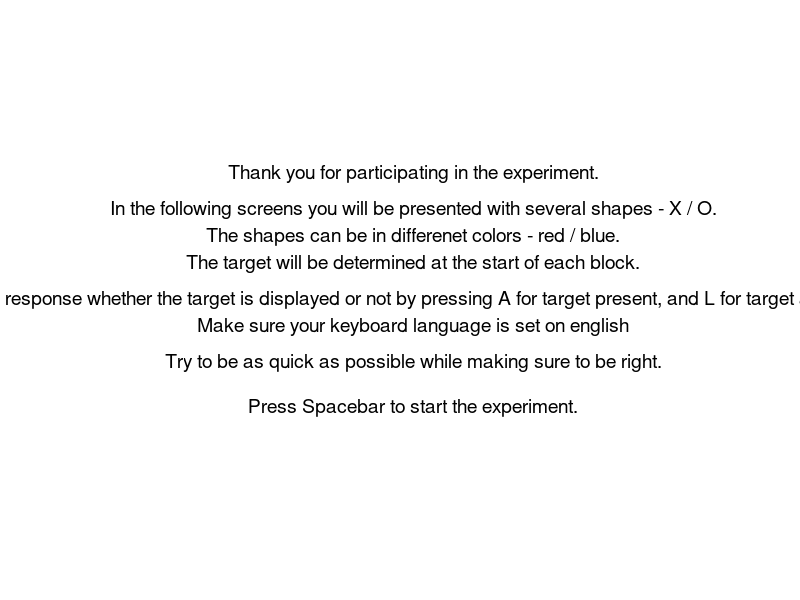

Recreate this plot in MATLAB. (Note: this script raises an error after producing the figure.)
clc; clear;
%% figure def
H = figure('units','normalized','position' ,[0 0 1 1]);
set(H,'Name','Visual Search Experiment');
set(H,'MenuBar','none');
set(H,'ToolBar','none');
set(H,'Color','w');
fontsize = 20;
axis off
inst = text(0.5,0.5,...
    {'Thank you for participating in the experiment.'  ' '  'In the following screens you will be presented with several shapes - X / O.'...
    'The shapes can be in differenet colors - red / blue.' 'The target will be determined at the start of each block.'...
    ' ' 'You are asked to response whether the target is displayed or not by pressing A for target present, and L for target absent on keyboard.'...
    'Make sure your keyboard language is set on english' ' ' 'Try to be as quick as possible while making sure to be right.' ...
    ' ' ' ' 'Press Spacebar to start the experiment.'}...
    ,'HorizontalAlignment' , 'center','FontSize',14);
space_to_continue;
clf;
%% experiment parameters
num_of_blocks = 8;
num_of_trails = 30;
max_time_in_sec = 4;
min_time_in_sec = 0.1;
min_correct_ans_per_block = 10;

cond = ["conj","feat"];
set_sizes = [4,8,12,16];
stimuli_shape = ["X", "O"];
color_vec = ["b","r"];

%% creating all data struct
Expirament = build_struct(num_of_blocks,cond,set_sizes,num_of_trails);
block_order = randperm(num_of_blocks);

%% collect data
for i = block_order   
    cur_block_name = (char("B"+i));
    Expirament.(cur_block_name) = run_block(Expirament.(cur_block_name),stimuli_shape,color_vec,num_of_trails);
end

%% pre processing

for i = 1:num_of_blocks
    cur_block_name = (char("B"+i));
    [Expirament.(cur_block_name),has_passed] = is_valid_block(Expirament.(cur_block_name),...
        min_correct_ans_per_block,max_time_in_sec,min_time_in_sec);
%     if has_passed == 0
%         error('not enough data');
%     end
end

%% Analisys

for i = 1:num_of_blocks
    cur_block_name = (char("B"+i));
    Cur_block = Expirament.(cur_block_name);
    
    target_trails = get_sub_vec_intersect(Cur_block.passed, 1,Cur_block.has_target, 1);     
    no_target_trails = get_sub_vec_intersect(Cur_block.passed, 1,Cur_block.has_target, 0);
    
    Cur_block = calc_mean_sd_per_cond(Cur_block,target_trails);
    Cur_block = calc_mean_sd_per_cond(Cur_block,no_target_trails);
    
    Expirament.(cur_block_name) = Cur_block;
    [r_with_target,p_with_target] = calculat_pval_cor(set_sizes,Cur_block.results('mean','has_target'));
    [r_no_target,p_no_target] = calculat_pval_cor(set_sizes,Cur_block.results('mean','no_target'));
    Expirament.All_results.rho(Cur_block.condition,'has_target') = r_with_target;
    Expirament.All_results.rho(Cur_block.condition,'no_target') = r_no_target;
    Expirament.All_results.p_val(Cur_block.condition,'has_target') = p_with_target;
    Expirament.All_results.p_val(Cur_block.condition,'no_target') = p_no_target;
end

%collecting data for the plots
[mean_target_F,mean_no_target_F,SD_target_F,SD_no_target_F] = collecting_data_by_search_type(Expirament,num_of_blocks,'feat');
[mean_target_C,mean_no_target_C,SD_target_C,SD_no_target_C] = collecting_data_by_search_type(Expirament,num_of_blocks,'conj');   
 close all force;

